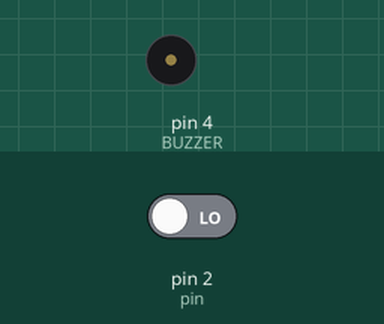
Recording of a sketch running on a simulated Arduino Uno, built with avr-gcc and run on an emulated ATmega328P. Shown: buzzer (waves = sounding, pin HIGH). Inputs (shaded band) come from the test bench; at power-on: pin 2 (pin) LOW. What the sketch prints to the serial monitor is not drawn.

Above: at 1.2 s.
1.3 s: pin 2 (pin) driven HIGH
At 2.0 s:
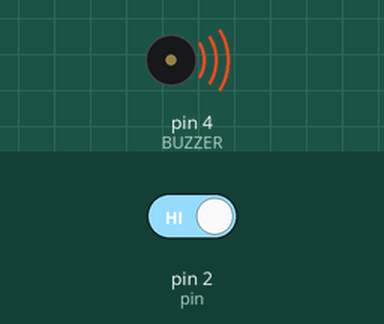
Timing chart, 0 to 12.8 s (numbered marks = the images above; inputs shaded):
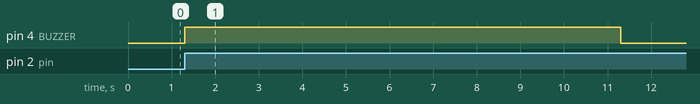

The sketch:

main.ino
```cpp
/*
Author: Mohd Aman Ansari
embed
https://embed.org.in
*/

#define push = 2;
#define rx = tx;
#define tx = rx;
#define BUZZER 4

int state = 0;
const int pin = 2;
void setup()
{


  Serial.begin(9600);
  pinMode(BUZZER, OUTPUT);

}

void loop()
{
  if (digitalRead(pin) == HIGH && state == 0)
  {
    digitalWrite(BUZZER, HIGH);
    delay(10000);
    digitalWrite(BUZZER, LOW);
    Serial.print("\r");
    delay(1000);
    Serial.print("AT+CMGF=1\r");
    delay(1000);

    //Replace XXXXXXXXXX to 10 digit mobile number
    Serial.print("AT+CMGS=\"+915555555555\"\r");
    delay(1000);

    //The text of the message to be sent.
    Serial.print("I need help......");
    Serial.print("https://maps.app.goo.gl/ofbCDdM6CWFsXuPn8.......");
    Serial.print("Latitude : ........ Longitude : ........");
    Serial.write(0x1A);
    delay(1000);
    state = 1;
  }

 if (digitalRead(pin) == LOW && state == 1)  //if statment of Button read
 {
    state = 0;

  }
}
```

Measured:
- after the input at 1.3 s, pin 4 (BUZZER): LOW → HIGH at once, → LOW 10.0 s later
